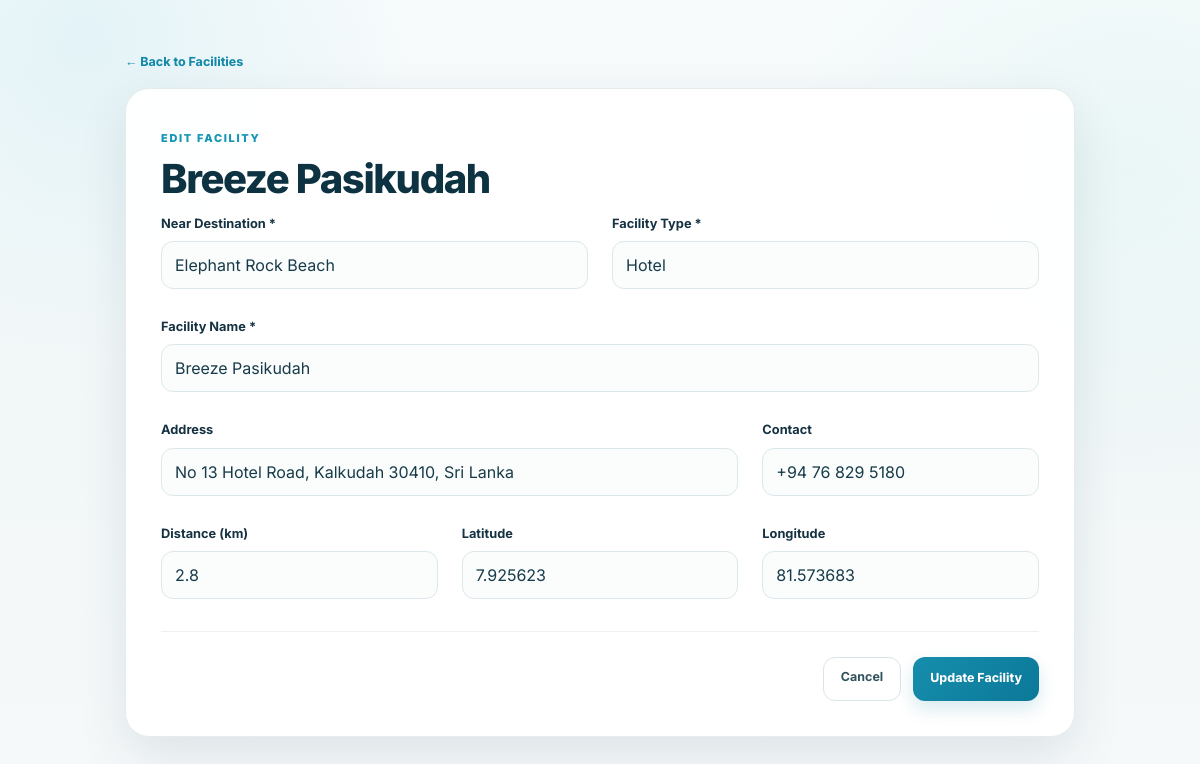
Screenshot of /admin-facility-edit.php?id=3 (signed in) with the database file from the repository.
### tables this page shows
CREATE TABLE nearby_facilities (

            id INTEGER PRIMARY KEY AUTOINCREMENT,

            destination_id INTEGER NOT NULL,

            facility_type TEXT NOT NULL,

            name TEXT NOT NULL,

            address TEXT,

            contact TEXT,

            distance_km REAL,

            latitude REAL,

            longitude REAL,

            created_at DATETIME DEFAULT CURRENT_TIMESTAMP,

            FOREIGN KEY (destination_id)
                REFERENCES destinations(id)
                ON DELETE CASCADE

        );

CREATE TABLE destinations (

            id INTEGER PRIMARY KEY AUTOINCREMENT,

            category_id INTEGER,

            name TEXT NOT NULL,

            slug TEXT NOT NULL UNIQUE,

            description TEXT NOT NULL,

            location TEXT,

            address TEXT,

            distance_km REAL,

            opening_hours TEXT,

            admission_fee TEXT,

            contact TEXT,

            image TEXT,

            latitude REAL,

            longitude REAL,

            is_featured INTEGER DEFAULT 0,

            created_at DATETIME DEFAULT CURRENT_TIMESTAMP,

            updated_at DATETIME DEFAULT CURRENT_TIMESTAMP, travel_tips TEXT,

            FOREIGN KEY (category_id)
                REFERENCES categories(id)
                ON DELETE SET NULL

        );

### admin-facility-edit.php (the view, shortened to what this page needs)
<?php
require_once __DIR__ . '/config/database.php';
$id = filter_input(
    INPUT_GET,
    'id',
    FILTER_VALIDATE_INT
);
$statement = $pdo->prepare("
    SELECT *
    FROM nearby_facilities
    WHERE id = :id
    LIMIT 1
");
$statement->execute([
    ':id' => $id
]);
$facility =
    $statement->fetch();
$destinations = $pdo
    ->query("
        SELECT id, name
        FROM destinations
        ORDER BY name
    ")
    ->fetchAll();
$facilityTypes = [
    'Restaurant',
    'Cafe',
    'Hotel',
    'Hospital',
    'ATM',
    'Fuel Station',
    'Shopping'
];
$destinationId =
    $facility['destination_id'];
$facilityType =
    $facility['facility_type'];
$name =
    $facility['name'];
$address =
    $facility['address'] ?? '';
$contact =
    $facility['contact'] ?? '';
$distanceKm =
    $facility['distance_km'] ?? '';
$latitude =
    $facility['latitude'] ?? '';
$longitude =
    $facility['longitude'] ?? '';
?>
<!DOCTYPE html>
<html lang="en">
<head>
    <link
        href="https://cdn.jsdelivr.net/npm/bootstrap@5.3.3/dist/css/bootstrap.min.css"
        rel="stylesheet"
    >
    <link
        rel="stylesheet"
        href="assets/css/style.css"
    >
</head>
<body class="admin-dashboard-body">
<section class="admin-dashboard-section">
    <div class="container">
        <div class="admin-form-wrapper">
            <a
                href="admin-facilities.php"
                class="admin-page-back"
            >
                ← Back to Facilities
            </a>
            <div class="admin-form-card mt-3">
                <span class="admin-section-label">
                    EDIT FACILITY
                </span>
                <h1>
                    <?= htmlspecialchars($facility['name']) ?>
                </h1>
                <form method="POST">
                    <div class="row g-4">
                        <div class="col-md-6">
                            <label class="form-label admin-form-label">
                                Near Destination *
                            </label>
                            <select
                                name="destination_id"
                                class="form-select admin-form-control"
                                required
                            >
                                <?php foreach ($destinations as $destination): ?>
                                    <option
                                        value="<?= (int) $destination['id'] ?>"
                                        <?= (string) $destinationId ===
                                            (string) $destination['id']
                                            ? 'selected'
                                            : '' ?>
                                    >
                                        <?= htmlspecialchars(
                                            $destination['name']
                                        ) ?>
                                    </option>
                                <?php endforeach; ?>
                            </select>
                        </div>
                        <div class="col-md-6">
                            <label class="form-label admin-form-label">
                                Facility Type *
                            </label>
                            <select
                                name="facility_type"
                                class="form-select admin-form-control"
                                required
                            >
                                <?php foreach ($facilityTypes as $type): ?>
                                    <option
                                        value="<?= htmlspecialchars($type) ?>"
                                        <?= $facilityType === $type
                                            ? 'selected'
                                            : '' ?>
                                    >
                                        <?= htmlspecialchars($type) ?>
                                    </option>
                                <?php endforeach; ?>
                            </select>
                        </div>
                        <div class="col-12">
                            <label class="form-label admin-form-label">
                                Facility Name *
                            </label>
                            <input
                                type="text"
                                name="name"
                                class="form-control admin-form-control"
                                value="<?= htmlspecialchars($name) ?>"
                                required
                            >
                        </div>
                        <div class="col-md-8">
                            <label class="form-label admin-form-label">
                                Address
                            </label>
                            <input
                                type="text"
                                name="address"
                                class="form-control admin-form-control"
                                value="<?= htmlspecialchars($address) ?>"
                            >
                        </div>
                        <div class="col-md-4">
                            <label class="form-label admin-form-label">
                                Contact
                            </label>
                            <input
                                type="text"
                                name="contact"
                                class="form-control admin-form-control"
                                value="<?= htmlspecialchars($contact) ?>"
                            >
                        </div>
                        <div class="col-md-4">
                            <label class="form-label admin-form-label">
                                Distance (km)
                            </label>
                            <input
                                type="number"
                                step="0.1"
                                min="0"
                                name="distance_km"
                                class="form-control admin-form-control"
                                value="<?= htmlspecialchars($distanceKm) ?>"
                            >
                        </div>
                        <div class="col-md-4">
                            <label class="form-label admin-form-label">
                                Latitude
                            </label>
                            <input
                                type="number"
                                step="any"
                                min="-90"
                                max="90"
                                name="latitude"
                                class="form-control admin-form-control"
                                value="<?= htmlspecialchars($latitude) ?>"
                            >
                        </div>
                        <div class="col-md-4">
                            <label class="form-label admin-form-label">
                                Longitude
                            </label>
                            <input
                                type="number"
                                step="any"
                                min="-180"
                                max="180"
                                name="longitude"
                                class="form-control admin-form-control"
                                value="<?= htmlspecialchars($longitude) ?>"
                            >
                        </div>
                    </div>
                    <div class="admin-form-actions">
                        <a
                            href="admin-facilities.php"
                            class="btn admin-cancel-btn"
                        >
                            Cancel
                        </a>
                        <button
                            type="submit"
                            class="btn admin-add-btn"
                        >
                            Update Facility
                        </button>
                    </div>
                </form>
            </div>
        </div>
    </div>
</section>
</body>
</html>

### rows the page displays
nearby_facilities: name "Breeze Pasikudah", destination_id "Elephant Rock Beach", facility_type "Hotel", address "No 13 Hotel Road, Kalkudah 30410, Sri Lanka", contact "+94 76 829 5180", distance_km "2.8", latitude "7.925623", longitude "81.573683"
